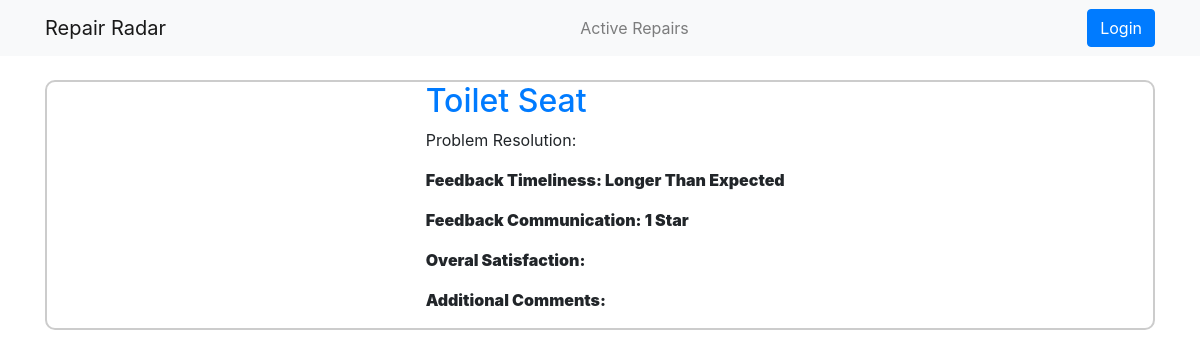
The page /feedback/1/ on the database its author committed.
### repairadar_app/models.py (models this page shows, shortened)
class Feedback(models.Model):
    rating_choices=[
        ('1 Star', '1 Star'),
        ('2 Stars', '2 Stars'),
        ('3 Stars', '3 Stars'),
        ('4 Stars', '4 Stars'),
        ('5 Stars', '5 Stars'),
    ]
    time_choices = [
        ('Longer Than Expected', 'Longer Than Expected'),
        ('Reasonable Amount Of Time', 'Reasonable Amount Of Time'),
        ('Promptly Resolved', 'Promptly Resolved'),
    ]
    problemDescription = models.CharField(verbose_name='Problem Description', max_length=100)
    problemLink = models.CharField(verbose_name='Link To Problem (only part after .com)', max_length=100, default='None')
    resolutionDescription = models.CharField(verbose_name='Resolution Description (if any)', max_length=100)
    feedbackTime = models.CharField(verbose_name='Timeliness of Resolution', choices=time_choices, max_length=100)
    feedbackCommunication = models.CharField(verbose_name='Rate Our Communication', choices=rating_choices, max_length=100)
    feedbackOverallSatisfaction = models.CharField(verbose_name='Your Overall Satisfaction', choices=rating_choices, max_length=100)
    feedbackAdditional = models.TextField(verbose_name=' Any Additional Comments')

### repairadar_app/views.py (the view)
# urls.py: path('feedback/<int:pk>/', FeedbackDetailView.as_view(), name='feedback-detail'),
class FeedbackDetailView(DetailView):
    model = Feedback

### repairadar_app/templates/repairadar_app/feedback_detail.html (shortened to what this page needs)
{%extends "repairadar_app/base.html" %}
{% block content %}
        <article class="post vt-post custom-border my-4">
            <div class="row">
                <div class="col-xs-12 col-sm-5 col-md-5 col-lg-4">
                </div>
                <div class="col-xs-12 col-sm-7 col-md-7 col-lg-8">
                    <div class="caption">
                        <h2 class='title'>
                            <a href="http://{{ object.problemLink}}">{{ object.problemDescription }}</a>
                        </h2>
                        <p> Problem Resolution: <strong> {{ object.problemResolution }} <strong></p>
                        <p> Feedback Timeliness: <strong> {{ object.feedbackTime }} <strong></p>
                        <p> Feedback Communication: <strong> {{ object.feedbackCommunication }} <strong></p>
                        <p> Overal Satisfaction: <strong> {{ object.overallSatisfaction }} <strong></p>
                        <p> Additional Comments: <strong> {{ object.additionalComments }} <strong></p>
                    </div>
                </div>
            </div>
        </article>
{% endblock %}

### repairadar_app/static/repairadar_app/main.css (style rules this page uses)
.custom-border { border: 2px solid #ccc; border-radius: 10px; }

### rows shown on the page
Feedback: problemDescription "Toilet Seat", feedbackTime "Longer Than Expected", feedbackCommunication "1 Star"
